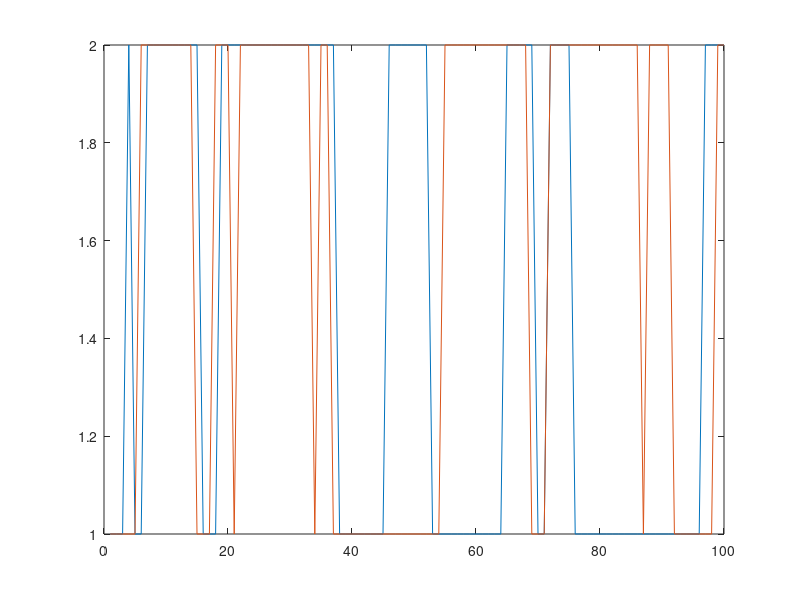

Source code (MATLAB):
%% random seed
rng(100)
% prob of ramain the same status
pv = [0.7 0.75];
po = [0.8 0.85];
pvis = [pv(1) 1-pv(1);1-pv(2) pv(2)];
polf = [po(1) 1-po(1);1-po(2) po(2)];
n = 1000;
% status 1 and 2
status = zeros(2,n);
% 1-vis 2-olf
status(1,1) = randperm(2,1);
status(2,1) = randperm(2,1);
for i=2:n
    for p=1:2
        dice = rand(1);
        [prob, idx]= max(polf(status(p,i-1))); 
        % update stats
        if dice < prob
            status(p,i) = idx;
        else
            status(p,i) = 3-idx;
        end
    end
end
%% plot
figure
plot(status(:,1:100)')
tabulate(status(1,:))
tabulate(status(2,:))